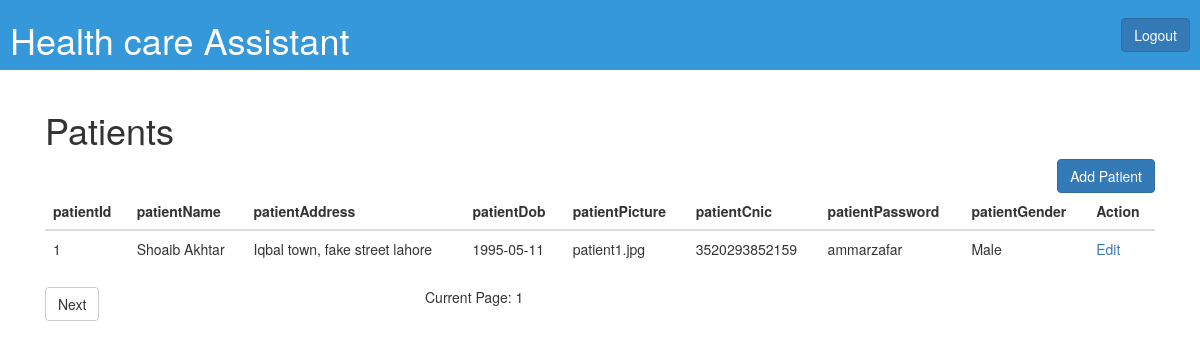
Page /patients/index.php (signed in) on the committed database.
### tables this page shows
CREATE TABLE `patient` (
  `patientId` int(255) NOT NULL,
  `patientName` varchar(255) DEFAULT NULL,
  `patientAddress` varchar(255) DEFAULT NULL,
  `patientContact` varchar(255) DEFAULT NULL,
  `patientDob` date DEFAULT NULL,
  `patientPicture` varchar(255) DEFAULT NULL,
  `patientCnic` varchar(255) DEFAULT NULL,
  `patientPassword` varchar(255) DEFAULT NULL,
  `patientGender` varchar(255) DEFAULT NULL
);

### functions.php (called while the page is built, shortened)
<?php
require('connection.php');
function getPatients( $offset,  $limit) {
    global $mysqli;
    $query = "SELECT * FROM patient LIMIT ".$limit." OFFSET ".$offset;
    $queryResult = $mysqli -> query($query);
    $patients = [];
    if($queryResult) {
        $patients = $queryResult -> fetch_all(MYSQLI_ASSOC);
    }
    else {
        echo "Error in executing query\n";
        echo $mysqli->error;
    }
    return $patients;
}
?>

### patients/index.php (the view, shortened to what this page needs)
<?php
    require("../functions.php");
    $pageNum = 0;
    $limit = 20;
    $offset = $pageNum * $limit;
    $patients = getPatients( $offset,  $limit);
?>
<!DOCTYPE html>
<html lang="en" xmlns="http://www.w3.org/1999/html">
<head>
    <link rel="stylesheet" type="text/css" href="../style1.css">
    <link rel="stylesheet" href="https://maxcdn.bootstrapcdn.com/bootstrap/3.4.0/css/bootstrap.min.css">
</head>
<body class="bg">
    <div id="header">
    <h1><a href="../adminportal.php" style="text-decoration:none; color: white;">Health care Assistant</a></h1>
        <a href="../logout-admin.php" class="btn btn-primary">Logout</a>
    </div>
    <div class="container">
        <div class="col-md-12">
        <h1>Patients</h1>
            <div class="action-btns">
                <a href="add.php" class="btn btn-primary pull-right">Add Patient</a>
            </div>
            <table class="table" id="prescription-table">
                <thead class="thead-light">
                    <tr>
                        <th scope="col">patientId</th>
                        <th scope="col">patientName</th>
                        <th scope="col">patientAddress</th>
                        <th scope="col">patientDob</th>
                        <th scope="col">patientPicture</th>
                        <th scope="col">patientCnic</th>
                        <th scope="col">patientPassword</th>
                        <th scope="col">patientGender</th>
                        <th scope="col">Action</th>
                    </tr>
                </thead>
                <tbody>
                    <?php for ($i=0; $i < count($patients); $i++) { ?>
                    <tr>
                        <td><?php echo $patients[$i]['patientId']; ?></td>
                        <td><?php echo $patients[$i]['patientName']; ?></td>
                        <td><?php echo $patients[$i]['patientAddress']; ?></td>
                        <td><?php echo $patients[$i]['patientDob']; ?></td>
                        <td><?php echo $patients[$i]['patientPicture']; ?></td>
                        <td><?php echo $patients[$i]['patientCnic']; ?></td>
                        <td><?php echo $patients[$i]['patientPassword']; ?></td>
                        <td><?php echo $patients[$i]['patientGender']; ?></td>
                        <td><a href="edit.php?patientId=<?php echo $patients[$i]['patientId']; ?>">Edit</a></td>
                    </tr>
                    <?php } ?>
                </tbody>
            </table>
            <div class="row">
                <div class="col-md-4">
                    <div class="btn-group" role="group">
                        <a href="index.php?pageNum=<?php echo $pageNum + 1; ?>" class="btn btn-default">Next</a>
                    </div>
                </div>
                <div class="col-md-4">Current Page: <?php echo $pageNum+1; ?></div>
            </div>
        </div>
    </div>
</body>
</html>

### style1.css (style rules this page uses)
body, html { height: 100%; margin: 0; }
.bg { background-image: url("OSZB6Y0.jpg"); background-size: cover; }
#header { background-color: #3498db; color: white; display: flex; justify-content: space-between; align-items: center; padding-left: 10px; padding-right: 10px; margin-bottom: 20px; }

### rows in the picture
patient: patientId "1", patientName "Shoaib Akhtar", patientAddress "Iqbal town, fake street lahore", patientDob "1995-05-11", patientPicture "patient1.jpg", patientCnic "3520293852159", patientPassword "ammarzafar", patientGender "Male"

### other values in the picture
$pageNum+1 "1"
